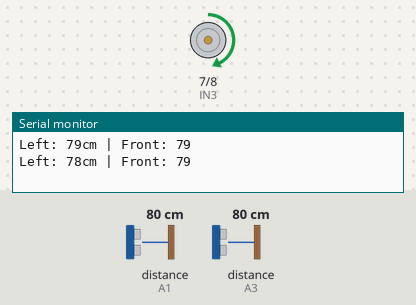
Simulated run of this sketch. Board: Arduino Uno, built with avr-gcc and run on an emulated ATmega328P. Shown: motor-driver pin pairs drawn as motors (green arrow = first pin HIGH = forward, orange = second pin HIGH = backward, longer = more drive, scaled by the enable pin), the last lines printed to the serial monitor. Wiring (inferred from the names in the program): 2 × ultrasonic range finder: trigger A0, echo A1 / trigger A2, echo A3. The inputs (shaded band) are chosen by the test bench; at power-on: distance to the obstacle (sensors on A1, A3) 80 cm. The echo pulse lasts 58.3 µs per cm.

Above: at 1.5 s.
1.6 s: distance to the obstacle (sensor on A1) set to 8 cm
At 3.4 s:
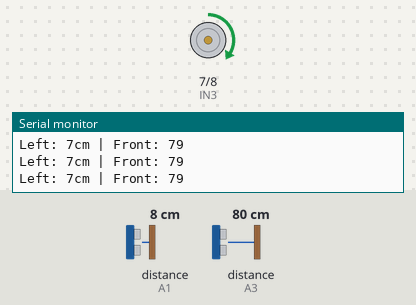
3.8 s: distance to the obstacle (sensor on A1) set to 5 cm
At 4.13 s:
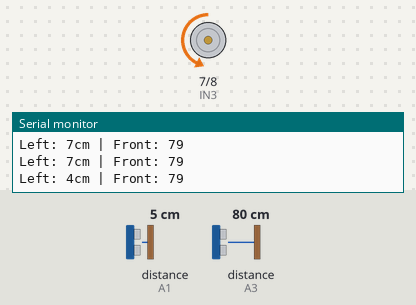
At 5.12 s:
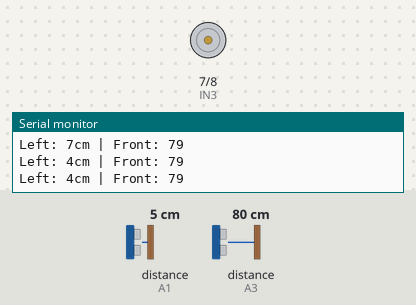
7.3 s: distance to the obstacle (sensor on A3) set to 2 cm
Timing chart, 0 to 16.8 s (numbered marks = the images above; inputs shaded):
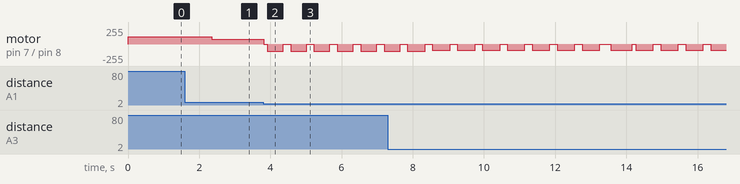

Measured:
- the behaviour switches between 7 and 6 cm on distance to the obstacle (sensor on A1) (found by bisection; images 1 and 2)
- after the input at 1.6 s, motor on pin 7 (IN3) / pin 8 (IN4): forward 110/255 → forward 75/255 after 0.75 s
- after the input at 3.8 s, motor on pin 7 (IN3) / pin 8 (IN4): forward 75/255 → stopped at once, then repeats every 0.66 s: backward 110/255 0.45 s, stopped 0.21 s

The sketch:

MAZEBOTSUCESS.ino
```cpp
// ====================================================================
// CONFIGURATION: GAMIT ANG IYONG MGA PINS AT ADJUSTED VALUES
// ====================================================================

// --- Motor Pins (L298N) ---
#define ENA  5  // PWM Pin para sa bilis ng Kaliwang Motor
#define IN1  4  // Direksyon ng Kaliwang Motor
#define IN2  3  // Direksyon ng Kaliwang Motor
#define ENB  6  // PWM Pin para sa bilis ng Kanang Motor
#define IN3  7  // Direksyon ng Kanang Motor
#define IN4  8  // Direksyon ng Kanang Motor

// --- Ultrasonic Pins ---
#define trigLeft  A0
#define echoLeft  A1
#define trigFront A2
#define echoFront A3

// --- Motor Speed Calibration (IBINABA PARA HINDI SOBRA ANG LAKAS) ---
const int BASE_SPEED_LEFT  = 110;  // Mula 120, ginawang 100 para mas kontrolado
const int BASE_SPEED_RIGHT = 110;  // Mula 120, ginawang 100 para mas kontrolado

// --- Thresholds (Naka-centimeter) ---
const int STUCK_DIST      = 6;     // Sukat kapag sumadsad (Emergency Atras)
const int MIN_WALL_DIST   = 15;    // Masyadong malapit sa kaliwang pader
const int MAX_WALL_DIST   = 25;    // Sakto lang na layo mula sa kaliwa
const int OPEN_WALL_DIST  = 35;    // Lampas dito, itinuturing na "open space"
const int FRONT_WALL_DIST = 15;    // Layo sa harap bago mag-180 turn

// --- Timing para sa Liko (BINAWASAN PARA HINDI SOBRA ANG LIKO) ---
const int TURN_90_TIME  = 120;    // Mula 200, binawasan para saktong 90 degrees
const int TURN_180_TIME = 220;    // Mula 300, binawasan para saktong 180 degrees

// --- ANTI-IDLE / STUCK VARIABLES ---
unsigned long lastMoveTime = 0;
long lastDistSum = 0;
const long STUCK_TIMEOUT = 5000;   // 5 Seconds Anti-Stuck

void setup() {
  Serial.begin(9600);

  // Setup Ultrasonic Pins
  pinMode(trigLeft, OUTPUT);  pinMode(echoLeft, INPUT);
  pinMode(trigFront, OUTPUT); pinMode(echoFront, INPUT);

  // Setup Motor Driver Pins
  pinMode(ENA, OUTPUT); pinMode(IN1, OUTPUT); pinMode(IN2, OUTPUT);
  pinMode(ENB, OUTPUT); pinMode(IN3, OUTPUT); pinMode(IN4, OUTPUT);

  lastMoveTime = millis();
}

void loop() {
  // 1. Basahin ang distansya mula sa sensors
  long distLeft  = getDistance(trigLeft, echoLeft);
  long distFront = getDistance(trigFront, echoFront);

  // Debugging sa Serial Monitor
  Serial.print("Left: "); Serial.print(distLeft);
  Serial.print("cm | Front: "); Serial.println(distFront);

  // --- ANTI-STUCK LOGIC (TIMER CHECK) ---
  if (abs((distLeft + distFront) - lastDistSum) > 1) {
    lastMoveTime = millis();
    lastDistSum = distLeft + distFront;
  }
  if (millis() - lastMoveTime > STUCK_TIMEOUT) {
    stopMotors();
    delay(200);
    // Emergency Atras-Kabig
    analogWrite(ENA, BASE_SPEED_LEFT);
    digitalWrite(IN1, LOW); digitalWrite(IN2, HIGH);
    analogWrite(ENB, BASE_SPEED_RIGHT - 40);
    digitalWrite(IN3, LOW); digitalWrite(IN4, HIGH);
    delay(600);
    stopMotors();
    lastMoveTime = millis();
    return;
  }

  // 2. LOGIC NG LEFT-WALL FOLLOWER

  // KASO A: EMERGENCY BACKUP (Harap)
  if (distFront < STUCK_DIST && distFront > 0) {
    stopMotors();
    delay(100);
    analogWrite(ENA, BASE_SPEED_LEFT);
    digitalWrite(IN1, LOW); digitalWrite(IN2, HIGH);
    analogWrite(ENB, BASE_SPEED_RIGHT - 20);
    digitalWrite(IN3, LOW); digitalWrite(IN4, HIGH);
    delay(500);
    stopMotors();
    delay(100);
    return;
  }

  // KASO A.1: EMERGENCY BACKUP (Dikit sa Kaliwang Pader)
  if (distLeft < STUCK_DIST && distLeft > 0) {
    stopMotors();
    delay(100);
    analogWrite(ENA, BASE_SPEED_LEFT - 30);
    digitalWrite(IN1, LOW); digitalWrite(IN2, HIGH);
    analogWrite(ENB, BASE_SPEED_RIGHT);
    digitalWrite(IN3, LOW); digitalWrite(IN4, HIGH);
    delay(450);
    stopMotors();
    delay(100);
    return;
  }

  // KASO B: DEAD END
  if (distFront < FRONT_WALL_DIST && distFront > 0) {
    stopMotors();
    delay(200);
    turn180Right();
    return;
  }

  // KASO C: BUKAS ANG KALIWA
  if (distLeft > OPEN_WALL_DIST) {
    moveForward(BASE_SPEED_LEFT, BASE_SPEED_RIGHT);
    delay(250);
    turn90Left();
    moveForward(BASE_SPEED_LEFT, BASE_SPEED_RIGHT);
    delay(400);
    return;
  }

  // KASO D: NORMAL WALL FOLLOWING (Correction)
  if (distLeft < MIN_WALL_DIST && distLeft > 0) {
    moveForward(BASE_SPEED_LEFT, BASE_SPEED_RIGHT - 35);
  }
  else if (distLeft > MAX_WALL_DIST) {
    moveForward(BASE_SPEED_LEFT - 35, BASE_SPEED_RIGHT);
  }
  else {
    moveForward(BASE_SPEED_LEFT, BASE_SPEED_RIGHT);
  }

  delay(30);
}

// ====================================================================
// MGA FUNCTIONS PARA SA SENSORS AT MOTOR MOVEMENT (NO LOGIC CHANGES)
// ====================================================================

long getDistance(int trigPin, int echoPin) {
  digitalWrite(trigPin, LOW);
  delayMicroseconds(2);
  digitalWrite(trigPin, HIGH);
  delayMicroseconds(10);
  digitalWrite(trigPin, LOW);
  long duration = pulseIn(echoPin, HIGH, 25000);
  long distance = duration * 0.034 / 2;
  if (distance <= 0) return 999;
  return distance;
}

void moveForward(int speedLeft, int speedRight) {
  analogWrite(ENA, speedLeft);
  digitalWrite(IN1, HIGH); digitalWrite(IN2, LOW);
  analogWrite(ENB, speedRight);
  digitalWrite(IN3, HIGH); digitalWrite(IN4, LOW);
}

void turn90Left() {
  analogWrite(ENA, BASE_SPEED_LEFT);
  digitalWrite(IN1, LOW); digitalWrite(IN2, HIGH);
  analogWrite(ENB, BASE_SPEED_RIGHT);
  digitalWrite(IN3, HIGH); digitalWrite(IN4, LOW);
  delay(TURN_90_TIME);
  stopMotors();
}

void turn180Right() {
  analogWrite(ENA, BASE_SPEED_LEFT);
  digitalWrite(IN1, HIGH); digitalWrite(IN2, LOW);
  analogWrite(ENB, BASE_SPEED_RIGHT);
  digitalWrite(IN3, LOW); digitalWrite(IN4, HIGH);
  delay(TURN_180_TIME);
  stopMotors();
}

void stopMotors() {
  digitalWrite(IN1, LOW);   digitalWrite(IN2, LOW);
  digitalWrite(IN3, LOW);   digitalWrite(IN4, LOW);
  analogWrite(ENA, 0);      analogWrite(ENB, 0);
}
```

Act3ver2wi2c.cpp
```cpp
#include <Wire.h>
#include <LiquidCrystal_I2C.h>
#include <Keypad.h>

// ======== LCD SETUP ========
LiquidCrystal_I2C lcd(0x27,16,2); // I2C address 0x27, 16x2 LCD

// ======== KEYPAD SETUP ========
const byte numRows = 4;
const byte numCols = 4;

// Key layout (old phone style)
char keymap[numRows][numCols] = {
  {'1','2','3','\0'},
  {'4','5','6','\0'},
  {'7','8','9','\0'},
  {'*','0','#','\0'}
};

// Arduino pins connected to rows and columns
byte rowPins[numRows] = {9, 8, 7, 6};
byte colPins[numCols] = {5, 4, 3, 2};

// Create keypad object
Keypad myKeypad = Keypad(makeKeymap(keymap), rowPins, colPins, numRows, numCols);

// Multi-tap letters for each key
String letters[] = {
  " 0",
  ",.<>/?!@#$%^&*()-_=+[]{}\|1",
  "ABC2",
  "DEF3",
  "GHI4",
  "JKL5",
  "MNO6",
  "PQRS7",
  "TUV8",
  "WXYZ9"
};

// ======== VARIABLES ========
char lastKey = NO_KEY;               // last key pressed
unsigned long lastPressTime = 0;     // last key press time
unsigned long lastActivity = 0;      // last activity timestamp

int letterIndex = 0;                 // multi-tap index
String message = "";                 // stores typed message
int scrollPos = 0;                   // scroll position for LCD
bool previewMode = false;            // auto-scroll mode flag
unsigned long previewTimer = 0;      // timer for auto scroll
int wordCount = 0;                   // number of words

// =======================
// WORD COUNT FUNCTION
// Ignores symbols and counts only words with letters/numbers
// =======================
void countWords() {
  wordCount = 0;            // reset count
  bool inWord = false;      // flag kung nasa word ka
  int charCount = 0;        // count chars in current word

  for(int i=0; i<message.length(); i++){
    char c = message[i];

    if(isAlphaNumeric(c)){      // valid letter/number
      if(!inWord){              // new word
        inWord = true;
        charCount = 1;
      } else {
        charCount++;
      }
    }
    else{ // space or symbol
      if(inWord){               // end ng word
        if(charCount > 0)      // count only if at least 1 valid char
          wordCount++;
        inWord = false;
        charCount = 0;
      }
    }
  }

  // Check last word if message doesn't end with space/symbol
  if(inWord && charCount > 0)
    wordCount++;
}

// =======================
// UPDATE LCD FUNCTION
// =======================
void updateLCD() {

  // First row: Word count
  lcd.setCursor(0,0);
  lcd.print("Words:");
  lcd.print(wordCount);
  lcd.print("        "); // clear leftover chars

  // Second row: Message display
  lcd.setCursor(0,1);
  lcd.print("                "); // clear row first
  lcd.setCursor(0,1);

  // Get visible part of message based on scroll
  String visible = message.substring(scrollPos);
  if (visible.length() > 15)
    visible = visible.substring(0,15); // max 15 chars

  lcd.print(visible);

  // --- blinking cursor at end of visible text ---
  lcd.setCursor(visible.length(), 1);
  lcd.blink();  // enable blinking cursor
}

// =======================
// KEYPAD EVENT FUNCTION
// =======================
void keypadEvent(KeypadEvent key) {

  KeyState state = myKeypad.getState();

  if (state == PRESSED) {

    previewMode = false;          // stop preview if typing
    lastActivity = millis();      // reset activity timer

    // -------- CLEAR ALL MESSAGE ----------
    if (key == '#') {
      message = "";
      wordCount = 0;
      scrollPos = 0;
    }

    // -------- BACKSPACE ----------
    else if (key == '*') {
      if (message.length() > 0) {
        message.remove(message.length()-1);
        if(scrollPos > message.length())
          scrollPos = message.length();
      }
    }

    // -------- LETTER INPUT (multi-tap) ----------
    else if (isDigit(key)) {

      int num = key - '0';
      unsigned long now = millis();

      // Same key pressed within 1 second → cycle letter
      if (key == lastKey && (now - lastPressTime) < 700) {
        letterIndex = (letterIndex + 1) % letters[num].length();
        message.remove(message.length()-1);       // remove last letter
        message += letters[num][letterIndex];     // add new letter
      }
      else {
        letterIndex = 0;                         // new key, first letter
        if (letters[num].length() > 0)
          message += letters[num][letterIndex];
      }

      lastKey = key;
      lastPressTime = now;

      // Auto-scroll if message longer than LCD
      if(message.length() - scrollPos > 15)
        scrollPos = message.length() - 15;
    }

    countWords();   // update word count
    updateLCD();    // refresh LCD
  }
}

// =======================
// SETUP FUNCTION
// =======================
void setup() {

  lcd.init();        // initialize LCD
  lcd.backlight();   // turn on backlight
  lcd.setCursor(0,0);
  lcd.print("Words:0");   // initial display

  lastActivity = millis();  // start activity timer

  // Keypad settings
  myKeypad.setDebounceTime(50);         // prevent double read
  myKeypad.setHoldTime(500);            // hold duration
  myKeypad.addEventListener(keypadEvent); // attach event handler
}

// =======================
// LOOP FUNCTION
// =======================
void loop() {

  myKeypad.getKey();    // check for keypad input

  // ---------- Auto preview mode (scroll message) ----------
  if(!previewMode && millis() - lastActivity > 4000 && message.length() > 16){
    previewMode = true;           // start auto-scroll
    previewTimer = millis();      // reset scroll timer
    scrollPos = 0;                // start from beginning
  }

  if(previewMode){
    // Scroll every 450ms
    if(millis() - previewTimer > 450){
      previewTimer = millis();
      String scrollMessage = message + "    "; // add spaces for smooth scroll

      String visible = "";
      for(int i=0;i<16;i++){
        visible += scrollMessage[(scrollPos + i) % scrollMessage.length()];
      }

      lcd.setCursor(0,1);
      lcd.print(visible);  // show scrolling message

      scrollPos++;          // advance scroll
      if(scrollPos >= scrollMessage.length())
        scrollPos = 0;      // loop scroll
    }
  }
}
```

Exp1-2sw-4blk.cpp
```cpp
int ledA[] = {2,3,4,5};   // LED 1–4
int ledB[] = {6,7,8,9};   // LED 5–8

int sw1 = 10;             // Power switch

void setup() {
  for(int i=0; i<4; i++) {
    pinMode(ledA[i], OUTPUT);
    pinMode(ledB[i], OUTPUT);
  }
  pinMode(sw1, INPUT);
}

void loop() {
  int s1 = digitalRead(sw1);

  if(s1 == HIGH) {   // Power ON
    // Blink group A
    for(int i=0; i<4; i++) digitalWrite(ledA[i], HIGH);
    for(int i=0; i<4; i++) digitalWrite(ledB[i], LOW);
    delay(500);

    // Blink group B
    for(int i=0; i<4; i++) digitalWrite(ledA[i], LOW);
    for(int i=0; i<4; i++) digitalWrite(ledB[i], HIGH);
    delay(500);
  }
  else {             // Power OFF → all LEDs ON
    for(int i=0; i<4; i++) {
      digitalWrite(ledA[i], HIGH);
      digitalWrite(ledB[i], HIGH);
    }
  }
}
```

Exp1-8blk.cpp
```cpp
int leds[] = {2,3,4,5,6,7,8,9};
int sw = 10;

void setup() {
  for(int i=0; i<8; i++) {
    pinMode(leds[i], OUTPUT);
  }
  pinMode(sw, INPUT);
}

void loop() {
  int state = digitalRead(sw);

  // a. All LEDs ON
  for(int i=0; i<8; i++) {
    digitalWrite(leds[i], HIGH);
  }

  // b & c when switch is ON
  if(state == HIGH) {

    // b. Blinking LEDs
    for(int i=0; i<8; i++)
      digitalWrite(leds[i], HIGH);
    delay(500);
    for(int i=0; i<8; i++)
      digitalWrite(leds[i], LOW);
    delay(500);

    // c. Alternate blinking LEDs
    for(int i=0; i<8; i+=2)
      digitalWrite(leds[i], HIGH);
    for(int i=1; i<8; i+=2)
      digitalWrite(leds[i], LOW);
    delay(500);

    for(int i=0; i<8; i+=2)
      digitalWrite(leds[i], LOW);
    for(int i=1; i<8; i+=2)
      digitalWrite(leds[i], HIGH);
    delay(500);
  }
}
```

Exp1-8sw.cpp
```cpp
int ledA[] = {2,3,4,5};   // LED 1–4
int ledB[] = {6,7,8,9};   // LED 5–8

int sw1 = 10;
int sw2 = 11;

void setup() {
  for(int i=0; i<4; i++) {
    pinMode(ledA[i], OUTPUT);
    pinMode(ledB[i], OUTPUT);
  }
  pinMode(sw1, INPUT);
  pinMode(sw2, INPUT);
}

void loop() {
  int s1 = digitalRead(sw1);
  int s2 = digitalRead(sw2);

  // Default OFF
  for(int i=0; i<4; i++) {
    digitalWrite(ledA[i], LOW);
    digitalWrite(ledB[i], LOW);
  }

  // Evaluation Table Logic
  if(s1==LOW && s2==LOW) {
    // 0 0 → 1 1
    for(int i=0; i<4; i++) {
      digitalWrite(ledA[i], HIGH);
      digitalWrite(ledB[i], HIGH);
    }
  }
  else if(s1==LOW && s2==HIGH) {
    // 0 1 → 1 0
    for(int i=0; i<4; i++)
      digitalWrite(ledA[i], HIGH);
  }
  else if(s1==HIGH && s2==LOW) {
    // 1 0 → 0 1
    for(int i=0; i<4; i++)
      digitalWrite(ledB[i], HIGH);
  }
  // 1 1 → 0 0 (do nothing, all OFF)
}
```

Exp1blk.cpp
```cpp
// C++ code
//
void setup()
{
  pinMode(LED_BUILTIN, OUTPUT);
}

void loop()
{
  digitalWrite(LED_BUILTIN, HIGH);
  delay(1000); // Wait for 1000 millisecond(s)
  digitalWrite(LED_BUILTIN, LOW);
  delay(1000); // Wait for 1000 millisecond(s)
}
```

Exp2LED1.cpp
```cpp
#include <LiquidCrystal.h>

int seconds = 0;

LiquidCrystal lcd_1(12, 11, 5, 4, 3, 2);

void setup()
{
  lcd_1.begin(16, 2); // Set up the number of columns and rows on the LCD.

  // Print a message to the LCD.
  lcd_1.print("hello world!");
}

void loop()
{
  // set the cursor to column 0, line 1
  // (note: line 1 is the second row, since counting
  // begins with 0):
  lcd_1.setCursor(0, 1);
  // print the number of seconds since reset:
  lcd_1.print(seconds);
  delay(1000); // Wait for 1000 millisecond(s)
  seconds += 1;
}
```

Exp2LED2.cpp
```cpp
#include <Wire.h>
#include <LiquidCrystal_I2C.h>

// Use the correct I2C address from your module (commonly 0x27 or 0x3F)
LiquidCrystal_I2C lcd(0x27, 16, 2);

int seconds = 0;

void setup() {
  // Initialize the LCD
  lcd.init();
  lcd.backlight();     // Turn on backlight

  // Print initial message
  lcd.setCursor(0, 0);
  lcd.print("hello world");
}

void loop() {
  // Set cursor to first column of second row
  lcd.setCursor(0, 1);

  // Print the seconds counter
  lcd.print(seconds);

  // Wait for 1 second
  delay(1000);

  // Increment seconds
  seconds++;
}
```

Exp3Act.cpp
```cpp
#include <Keypad.h>

const byte numRows = 4;
const byte numCols = 4;

char keymap[numRows][numCols] = {
  {'1','2','3','\0'},   // A disabled
  {'4','5','6','\0'},   // B disabled
  {'7','8','9','\0'},   // C disabled
  {'*','0','#','\0'}    // D disabled
};

byte rowPins[numRows] = {9, 8, 7, 6};
byte colPins[numCols] = {5, 4, 3, 2};

Keypad myKeypad = Keypad(makeKeymap(keymap), rowPins, colPins, numRows, numCols);

// Mapping for text mode
String letters[] = {
  " ",    // 0 → space
  ".?!",  // 1 → punctuation
  "ABC",  // 2
  "DEF",  // 3
  "GHI",  // 4
  "JKL",  // 5
  "MNO",  // 6
  "PQRS", // 7
  "TUV",  // 8
  "WXYZ"  // 9
};

char lastKey = NO_KEY;
unsigned long lastPressTime = 0;
int letterIndex = 0;
String message = "";

// Event handler for keypad
void keypadEvent(KeypadEvent key) {
  KeyState state = myKeypad.getState();

  if (state == PRESSED) {
    if (key == '*') {
      // Backspace
      if (message.length() > 0) {
        message.remove(message.length()-1);
      }
    } else if (key == '#') {
      // Newline / confirm
      message += '\n';
    } else if (isDigit(key)) {
      int num = key - '0';
      unsigned long now = millis();

      if (key == lastKey && (now - lastPressTime) < 1000) {
        // cycle through letters
        letterIndex = (letterIndex + 1) % letters[num].length();
        message.remove(message.length()-1);
        message += letters[num][letterIndex];
      } else {
        // new key or timeout
        letterIndex = 0;
        if (letters[num].length() > 0) {
          message += letters[num][letterIndex];
        }
      }

      lastKey = key;
      lastPressTime = now;
    }

    Serial.println(message);
  }
}

void setup() {
  Serial.begin(19200);
  myKeypad.setDebounceTime(200);   //stable input
  myKeypad.setHoldTime(1000);      //hold detection
  myKeypad.addEventListener(keypadEvent); //attach event handler
}

void loop() {
  myKeypad.getKey();   // triggers event handler automatically
}
```

Source omitted: Exp3test.cpp (649 bytes)
